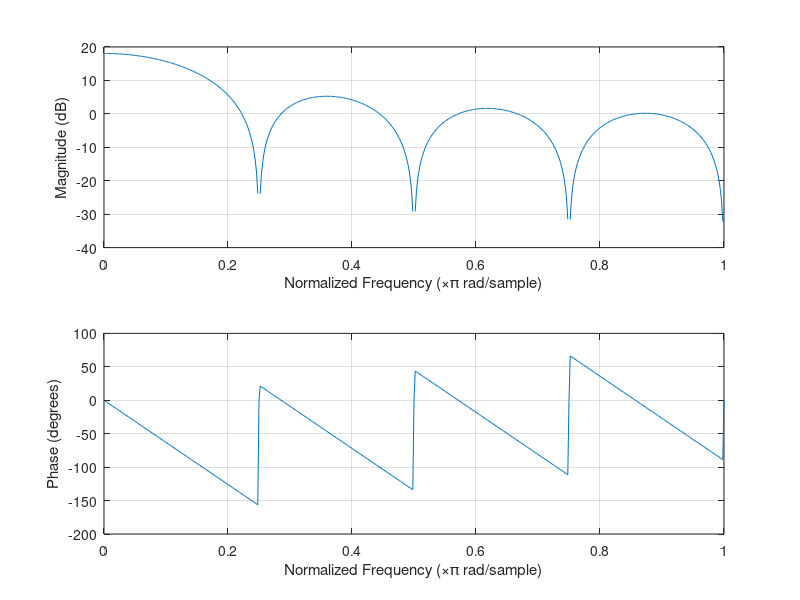

MATLAB code to generate this figure:
%
% example2_15b.m - magnitude and phase response of an IIR filter
%

% For the book "Real Time Digital Signal Processing: 
%               Fundamentals,Implementation and Application, 3rd Ed"
%               By Sen M. Kuo, Bob H. Lee, and Wenshun Tian
%               Publisher: John Wiley and Sons, Ltd

b=[1, 0, 0, 0, 0, 0, 0, 0, -1]; % Numerator
a=[1, -1];                      % Denominator
freqz(b,a);                     % Plot frequency response